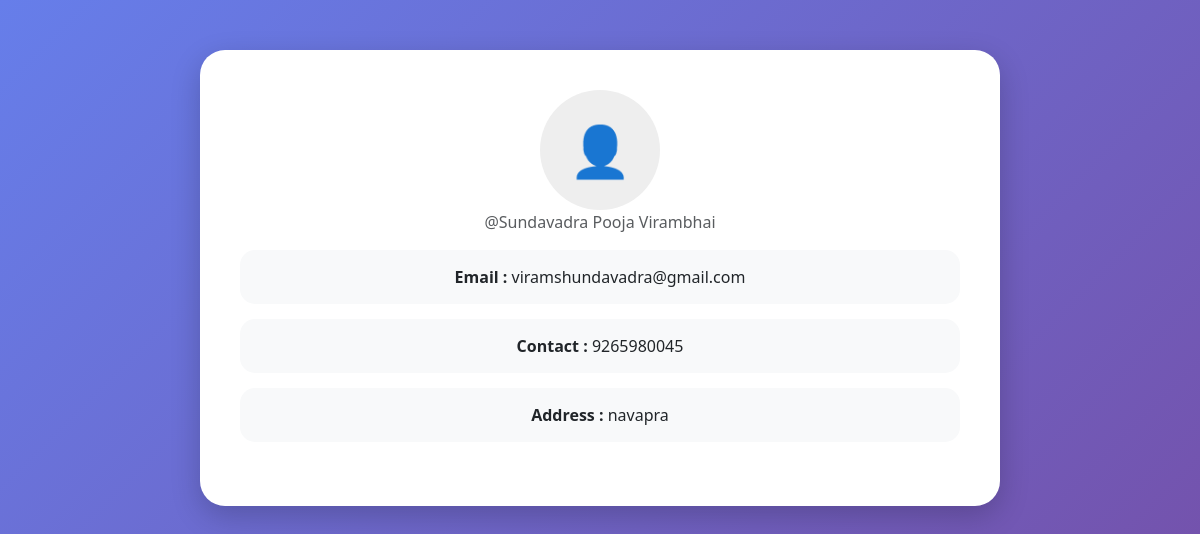
The app's page /profile.php (signed in) with its own data.
### tables this page shows
CREATE TABLE `users` (
  `user_id` int(11) NOT NULL,
  `name` varchar(100) NOT NULL,
  `email` varchar(150) NOT NULL,
  `password` varchar(255) NOT NULL,
  `created_at` timestamp NOT NULL DEFAULT current_timestamp(),
  `status` enum('active','inactive') DEFAULT 'active',
  `api_token` varchar(255) DEFAULT NULL
);

CREATE TABLE `checkout` (
  `id` int(11) NOT NULL,
  `name` varchar(255) NOT NULL,
  `contact` varchar(50) NOT NULL,
  `price` int(11) NOT NULL,
  `razorpay_order_id` varchar(255) NOT NULL,
  `razorpay_payment_id` varchar(255) DEFAULT NULL,
  `razorpay_signature` varchar(255) DEFAULT NULL,
  `status` enum('created','paid','failed') DEFAULT 'created',
  `created_at` timestamp NOT NULL DEFAULT current_timestamp(),
  `address` text DEFAULT NULL,
  `amount` text DEFAULT NULL,
  `p_id` int(11) DEFAULT NULL
);

### profile.php (the view, shortened to what this page needs)
<?php
include("config.php");
$user_id = $_SESSION['user_id'];
$q = mysqli_query($conn,"
SELECT
    u.name,
    u.email,
    c.contact,
    c.address
FROM users u
LEFT JOIN checkout c ON u.user_id = c.id
WHERE u.user_id='$user_id'
ORDER BY c.id DESC
LIMIT 1
");
$user = mysqli_fetch_assoc($q);
?>
<!DOCTYPE html>
<html>
<head>
<link href="https://cdn.jsdelivr.net/npm/bootstrap@5.3.3/dist/css/bootstrap.min.css" rel="stylesheet">
</head>
<body>
<div class="profile-card">
<div class="text-center">
<div class="profile-img">
👤
</div>
<p class="text-muted">
@<?= $user['name'] ?>
</p>
<div class="info">
<b>Email :</b>
<?= $user['email'] ?>
</div>
<div class="info">
<b>Contact :</b>
<?= $user['contact'] ?>
</div>
<div class="info">
<b>Address :</b>
<?= $user['address'] ?>
</div>
</div>
</div>
</body>
</html>

### profile.php (style rules this page uses)
body { background:linear-gradient(135deg,#667eea,#764ba2); min-height:100vh; }
.profile-card { max-width:800px; margin:auto; margin-top:50px; background:white; padding:40px; border-radius:25px; box-shadow:0 10px 30px rgba(0,0,0,.2); }
.profile-img { width:120px; height:120px; border-radius:50%; background:#eee; display:flex; align-items:center; justify-content:center; font-size:50px; margin:auto; }
.info { padding:15px; background:#f8f9fa; border-radius:15px; margin-top:15px; }

### records on screen
users: name "Sundavadra Pooja Virambhai", email "viramshundavadra@gmail.com", checkout.contact "9265980045", checkout.address "navapra"
